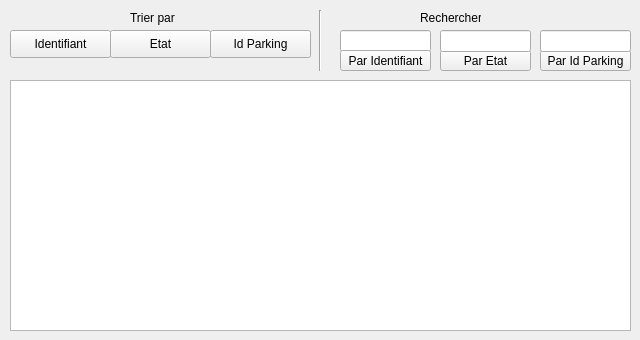
      <widget class="QWidget" name="tab_14">
       <attribute name="title">
        <string>Afficher</string>
       </attribute>
       <widget class="QPushButton" name="identifianttripl">
        <property name="geometry">
         <rect>
          <x>10</x>
          <y>30</y>
          <width>101</width>
          <height>28</height>
         </rect>
        </property>
        <property name="text">
         <string>Identifiant</string>
        </property>
       </widget>
       <widget class="QTableView" name="tabPlace">
        <property name="geometry">
         <rect>
          <x>10</x>
          <y>80</y>
          <width>621</width>
          <height>251</height>
         </rect>
        </property>
       </widget>
       <widget class="QLabel" name="label_11">
        <property name="geometry">
         <rect>
          <x>420</x>
          <y>10</y>
          <width>61</width>
          <height>16</height>
         </rect>
        </property>
        <property name="text">
         <string>Rechercher</string>
        </property>
       </widget>
       <widget class="Line" name="line_4">
        <property name="geometry">
         <rect>
          <x>310</x>
          <y>10</y>
          <width>20</width>
          <height>61</height>
         </rect>
        </property>
        <property name="orientation">
         <enum>Qt::Vertical</enum>
        </property>
       </widget>
       <widget class="QPushButton" name="rechEtpl">
        <property name="geometry">
         <rect>
          <x>440</x>
          <y>50</y>
          <width>91</width>
          <height>21</height>
         </rect>
        </property>
        <property name="text">
         <string>Par Etat</string>
        </property>
       </widget>
       <widget class="QPushButton" name="etattripl">
        <property name="geometry">
         <rect>
          <x>110</x>
          <y>30</y>
          <width>101</width>
          <height>28</height>
         </rect>
        </property>
        <property name="text">
         <string>Etat</string>
        </property>
       </widget>
       <widget class="QLabel" name="label_10">
        <property name="geometry">
         <rect>
          <x>130</x>
          <y>10</y>
          <width>51</width>
          <height>16</height>
         </rect>
        </property>
        <property name="text">
         <string>Trier par</string>
        </property>
       </widget>
       <widget class="QLineEdit" name="idrpl">
        <property name="geometry">
         <rect>
          <x>340</x>
          <y>30</y>
          <width>91</width>
          <height>22</height>
         </rect>
        </property>
       </widget>
       <widget class="QLineEdit" name="etatrpl">
        <property name="geometry">
         <rect>
          <x>440</x>
          <y>30</y>
          <width>91</width>
          <height>22</height>
         </rect>
        </property>
       </widget>
       <widget class="QPushButton" name="rechIdpl">
        <property name="geometry">
         <rect>
          <x>340</x>
          <y>50</y>
          <width>91</width>
          <height>21</height>
         </rect>
        </property>
        <property name="text">
         <string>Par Identifiant</string>
        </property>
       </widget>
       <widget class="QPushButton" name="idparkingtri">
        <property name="geometry">
         <rect>
          <x>210</x>
          <y>30</y>
          <width>101</width>
          <height>28</height>
         </rect>
        </property>
        <property name="text">
         <string>Id Parking</string>
        </property>
       </widget>
       <widget class="QPushButton" name="rechIdparkingpl">
        <property name="geometry">
         <rect>
          <x>540</x>
          <y>50</y>
          <width>91</width>
          <height>21</height>
         </rect>
        </property>
        <property name="text">
         <string>Par Id Parking</string>
        </property>
       </widget>
       <widget class="QLineEdit" name="idparkingrpl">
        <property name="geometry">
         <rect>
          <x>540</x>
          <y>30</y>
          <width>91</width>
          <height>22</height>
         </rect>
        </property>
       </widget>
      </widget>
